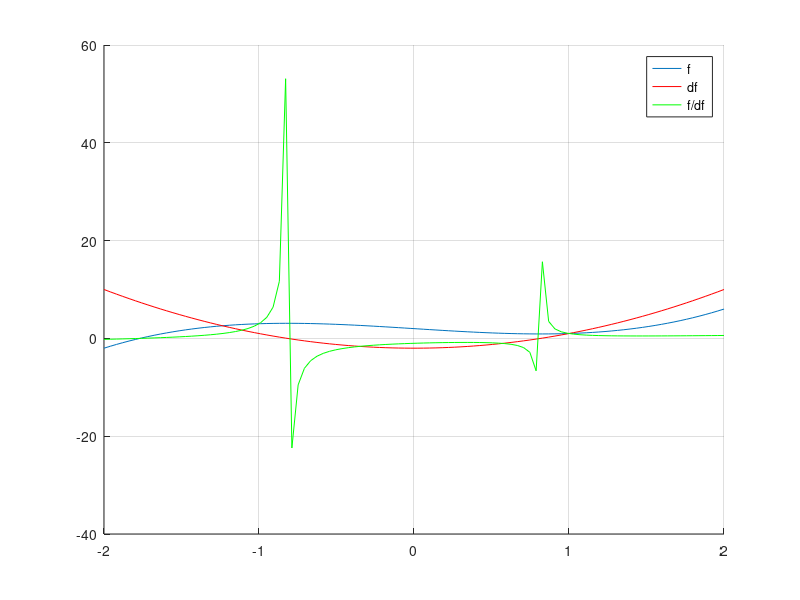

Source code (MATLAB):
function worksheet9
    clear all, close all, clc
    
    %% ex1
    
    f2 = @(x) x.^3 - 2.*x + 2;
    df2 = @(x) 3 .* x .^ 2 - 2;
    x = linspace(-2, 2);
    figure(1)
    hold on
    plot(x, f2(x))
    plot(x, df2(x), 'r');
    plot(x, f2(x)./df2(x), 'g');
    grid
    legend('f', 'df', 'f/df');
    
    %% ex2
    f1 = @(x, a) 0.2 * (4 * x + a / x);
    f2 = @(x, a) 0.5 * (x + a / x);
    f3 = @(x, a) 0.01 * (99 * x  + a / x);
    
    function [fixed, iter] = findFixed(fun, tol)
       
        e = realmax;
        x0 = 1;
        x1 = x0;
        iter = 0;
        while e > tol
            
            x1 = x0;
            x0 = fun(x0);
            e = abs(x0 - x1);
            iter = iter + 1;
        end
        
        fixed = x0;
    end
    
    a = 9;
    tol = 1e-16;
    [f1_fixed, f1_iter] = findFixed(@(x) f1(x, a), tol)
    [f2_fixed, f2_iter] = findFixed(@(x) f2(x, a), tol)
    [f3_fixed, f3_iter] = findFixed(@(x) f3(x, a), tol)
    
    
    %% ex3
    n = 100;
    A = diag(1:n) + diag(ones(1, n - 1), -1) + diag(ones(1, n - 1), 1);
    b = ones(n, 1);
    x = A\b
end